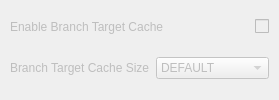
               <widget class="QWidget" name="G_BRANCH_TARGET_DISABLED_PAGE" >
                <layout class="QVBoxLayout" >
                 <property name="margin" >
                  <number>6</number>
                 </property>
                 <property name="spacing" >
                  <number>6</number>
                 </property>
                 <item>
                  <layout class="QHBoxLayout" >
                   <property name="margin" >
                    <number>4</number>
                   </property>
                   <property name="spacing" >
                    <number>6</number>
                   </property>
                   <item>
                    <widget class="QLabel" name="G_USE_BRANCH_TARGET_CACHE_LABEL_0" >
                     <property name="sizePolicy" >
                      <sizepolicy>
                       <hsizetype>7</hsizetype>
                       <vsizetype>5</vsizetype>
                       <horstretch>0</horstretch>
                       <verstretch>0</verstretch>
                      </sizepolicy>
                     </property>
                     <property name="toolTip" >
                      <string>&lt;qt>&lt;i>&lt;font color="grey">Enable Branch Target Cache in MicroBlaze.  When this parameter is set, the branch target cache is implemented, which improves branch performance by predicting conditional branches and caching branch targets.&lt;/font>&lt;/i>&lt;br>&lt;br>Note that to be able to use the Branch Target Cache, area optimization must not be enabled on the preceeding page.&lt;/qt></string>
                     </property>
                     <property name="text" >
                      <string>Enable Branch Target Cache</string>
                     </property>
                     <property name="enabled" >
                      <bool>false</bool>
                     </property>
                    </widget>
                   </item>
                   <item>
                    <widget class="QCheckBox" name="G_USE_BRANCH_TARGET_CACHE_0" >
                     <property name="sizePolicy" >
                      <sizepolicy>
                       <hsizetype>1</hsizetype>
                       <vsizetype>0</vsizetype>
                       <horstretch>0</horstretch>
                       <verstretch>1</verstretch>
                      </sizepolicy>
                     </property>
                     <property name="text" >
                      <string/>
                     </property>
                     <property name="enabled" >
                      <bool>false</bool>
                     </property>
                    </widget>
                   </item>
                  </layout>
                 </item>
                 <item>
                  <layout class="QHBoxLayout" >
                   <property name="margin" >
                    <number>4</number>
                   </property>
                   <property name="spacing" >
                    <number>6</number>
                   </property>
                   <item>
                    <widget class="QLabel" name="G_BRANCH_TARGET_CACHE_SIZE_LABEL_0" >
                     <property name="sizePolicy" >
                      <sizepolicy>
                       <hsizetype>7</hsizetype>
                       <vsizetype>5</vsizetype>
                       <horstretch>0</horstretch>
                       <verstretch>0</verstretch>
                      </sizepolicy>
                     </property>
                     <property name="toolTip" >
                      <string>&lt;qt>&lt;i>&lt;font color="grey">This parameter specifies the Branch Target Cache size.  The DEFAULT value, which uses one Block RAM, gives 1024 cache entries in Virtex-5 and Virtex-6, and 512 in all other architectures.  This value is recommended, unless Block RAM use must be avoided or further performance increase is desired.  Values from 8 to 64 entries are implemented with Distributed RAM, and values from 512 to 2048 entries use Block RAM.&lt;/font>&lt;/i>&lt;/qt></string>
                     </property>
                     <property name="text" >
                      <string>Branch Target Cache Size</string>
                     </property>
                     <property name="enabled" >
                      <bool>false</bool>
                     </property>
                    </widget>
                   </item>
                   <item>
                    <widget class="QComboBox" name="G_BRANCH_TARGET_CACHE_SIZE_0" >
                     <property name="minimumSize" >
                      <size>
                       <width>100</width>
                       <height>0</height>
                      </size>
                     </property>
                     <property name="enabled" >
                      <bool>false</bool>
                     </property>
                     <item>
                      <property name="text" >
                       <string>DEFAULT</string>
                      </property>
                     </item>
                     <item>
                      <property name="text" >
                       <string>8 ENTRIES</string>
                      </property>
                     </item>
                     <item>
                      <property name="text" >
                       <string>16 ENTRIES</string>
                      </property>
                     </item>
                     <item>
                      <property name="text" >
                       <string>32 ENTRIES</string>
                      </property>
                     </item>
                     <item>
                      <property name="text" >
                       <string>64 ENTRIES</string>
                      </property>
                     </item>
                     <item>
                      <property name="text" >
                       <string>512 ENTRIES</string>
                      </property>
                     </item>
                     <item>
                      <property name="text" >
                       <string>1024 ENTRIES</string>
                      </property>
                     </item>
                     <item>
                      <property name="text" >
                       <string>2048 ENTRIES</string>
                      </property>
                     </item>
                    </widget>
                   </item>
                  </layout>
                 </item>
                </layout>
               </widget>
